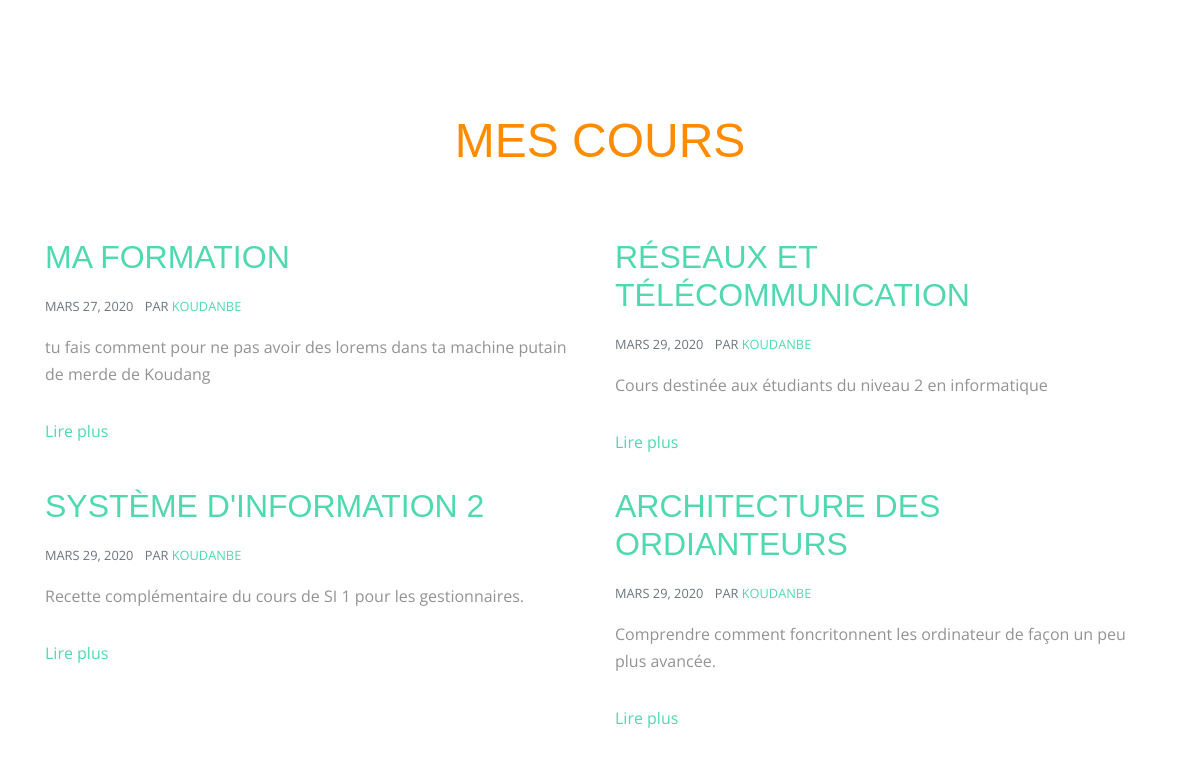
The app's page /cours/ with its own data.
### cours/models.py (models this page shows, shortened)
class TimeStampModel(models.Model):
    created_at = models.DateField(auto_now=False, auto_now_add=True)
    updated_at = models.DateField(auto_now=True, auto_now_add=False)
    class Meta:
        abstract = True

class Courses(TimeStampModel):
    title = models.CharField(max_length=100)
    description = models.TextField()
    slug = models.SlugField()
    category = models.CharField(max_length=8, choices=(('glo', 'Genie Logiciel 2'), (
        'grh', 'Gestion Des Ressources Humaines 1'), ('math', 'Mathématique 2')))
    created_by = models.ForeignKey(User, on_delete=models.CASCADE)
    class Meta:
        verbose_name = 'Formation'
        verbose_name_plural = 'Formations'
    def get_absolute_url(self):
        return reverse('courses:details', kwargs={'pk': self.pk})

### cours/views.py (the view)
# urls.py: path('', views.CoursesListView.as_view(), name='cours'),
class CoursesListView(ListView):
    template_name = 'cours/index.html'
    model = Courses
    context_object_name = 'courses'

### cours/templates/cours/index.html (shortened to what this page needs)
{% load static %}
<!doctype html>
<html lang="en">
  <head>
    {% include 'base/css.html' %}
    <link rel="stylesheet" href="{% static 'css/cours/style.css' %}">
  </head>
  <body>
  <div class="site-wrap"  id="home-section">
    <div class="site-section" id="blog-section">
      <div class="container">
        <div class="row">
          <div class="col-12 text-center mb-5">
            <div class="block-heading-1">
              <h2>Mes cours</h2>
            </div>
          </div>
        </div>
        <div class="row">
         {% for course in courses %}
             <div class="col-md-6 col-lg-6">
            <div>
              <h2><a href="single.html">{{ course.title }}</a></h2>
              <p class="text-muted mb-3 text-uppercase small"><span class="mr-2">{{ course.created_at | date}}</span> par
                  <a href="#">{{ course.created_by}}</a> </p>
              <p>{{ course.description }}</p>
              <p><a href="{{ course.get_absolute_url }}">Lire plus</a></p>
            </div>
          </div>
            {% endfor %}
        </div>
      </div>
    </div>
  </div>
  </body>
</html>

### static/css/style.css (style rules this page uses)
body { background: #fff; color: #444; font-family: "Open Sans", sans-serif; }
a { color: #50d8af; transition: 0.5s; }
p { padding: 0; margin: 0 0 30px 0; }
h1, h2, h3, h4, h5, h6 { font-family: "Montserrat", sans-serif; font-weight: 400; margin: 0 0 20px 0; padding: 0; }

### static/css/cours/style.css (style rules this page uses)
.font-gray-7, body { color: #939393; }
body { line-height: 1.7; font-weight: 400; font-size: 1rem; }
body:before { position: absolute; content: ""; left: 0; right: 0; bottom: 0; top: 0; background: rgba(0, 0, 0, 0.3); -webkit-transition: .3s all ease; -o-transition: .3s all ease; transition: .3s all ease; opacity: 0; visibility: hidden; z-index: 399; }
a { -webkit-transition: .3s all ease; -o-transition: .3s all ease; transition: .3s all ease; }
h1, h2, h3, h4, h5, .h1, .h2, .h3, .h4, .h5 { font-family: "Oswald", sans-serif; text-transform: uppercase; }
.site-section { padding: 2.5em 0; }
@media (min-width: 768px) { .site-section { padding: 5em 0; } }
.site-section { padding: 7rem 0; }
.block-heading-1 h2 { font-size: 3rem; color: #ff8b00; }

### records on screen
Courses: title "MA FORMATION", created_at "MARS 27, 2020", created_by "KOUDANBE", description "tu fais comment pour ne pas avoir des lorems dans ta machine putain de merde de Koudang"
Courses: title "RÉSEAUX ET TÉLÉCOMMUNICATION", created_at "MARS 29, 2020", created_by "KOUDANBE", description "Cours destinée aux étudiants du niveau 2 en informatique"
Courses: title "SYSTÈME D'INFORMATION 2", created_at "MARS 29, 2020", created_by "KOUDANBE", description "Recette complémentaire du cours de SI 1 pour les gestionnaires."
Courses: title "ARCHITECTURE DES ORDIANTEURS", created_at "MARS 29, 2020", created_by "KOUDANBE", description "Comprendre comment foncritonnent les ordinateur de façon un peu plus avancée."
